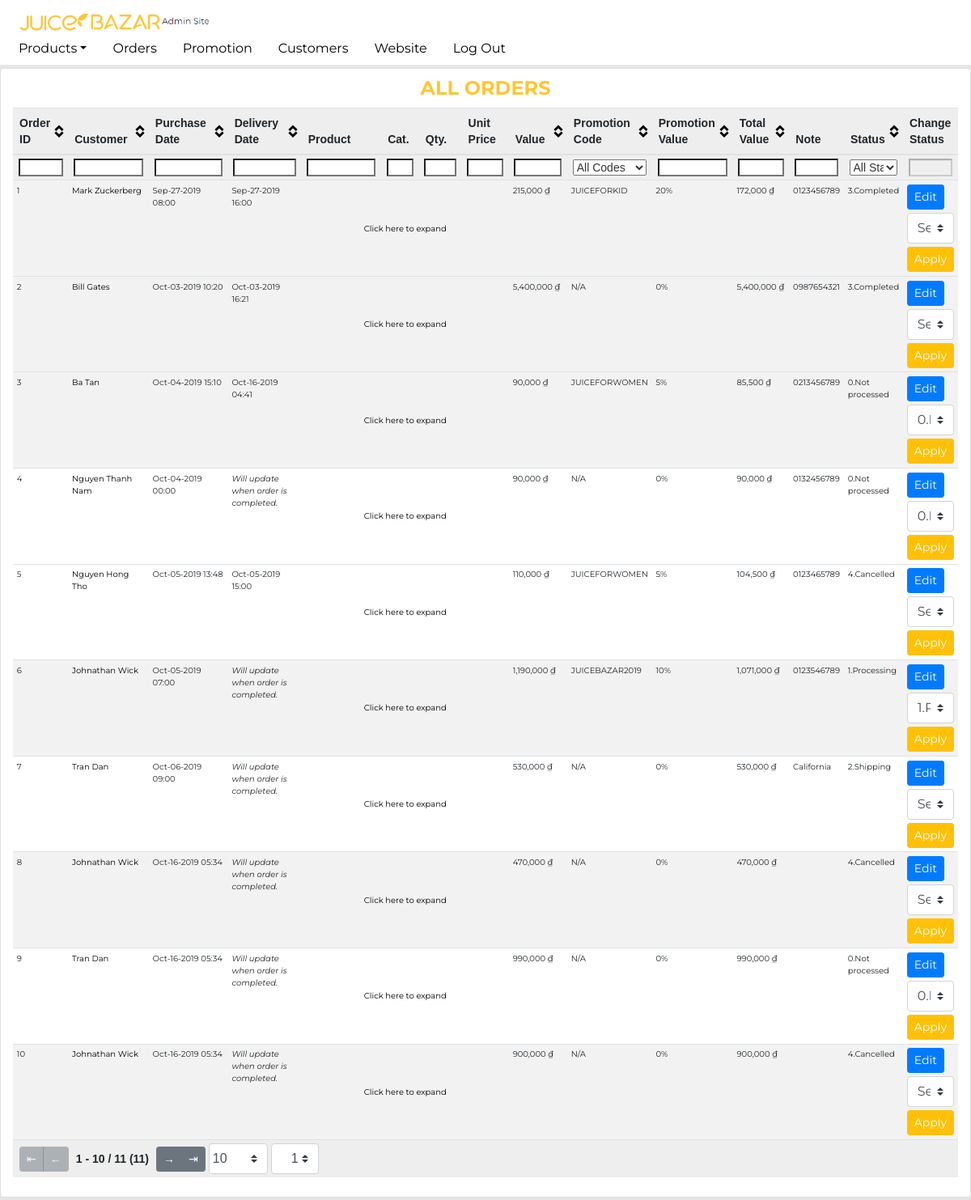
Page /admin/public/admin-orders.php (signed in) on the committed database.
### tables this page shows
CREATE TABLE `orders` (
  `OrderId` int(11) NOT NULL,
  `MemberId` int(11) NOT NULL,
  `PurchaseDate` datetime NOT NULL DEFAULT current_timestamp(),
  `DeliveryDate` datetime DEFAULT NULL,
  `PromoId` tinyint(4) DEFAULT NULL,
  `Status` tinyint(1) NOT NULL DEFAULT 0,
  `Note` text NOT NULL
);

### admin/public/admin-orders.php (called while the page is built, shortened)
<?php
if (!empty($_SESSION['admin'])) {
    include_once __DIR__ . '/../include/DatabaseConnection.php';
    include_once __DIR__ . '/../include/DatabaseFunctions.php';
    try {
        $orders = getOrders($pdo);
        include __DIR__ . '/../templates/admin-orders.html.php';
    } catch (PDOException $e) {
        $title = 'An error has occurred';
        $output = 'Database error: ' . $e->getMessage() . ' in ' .
            $e->getFile() . ':' . $e->getLine();
    }
} else {
    header('location: index.php');
}
include __DIR__ . '/../templates/layout.html.php';

### admin/include/DatabaseFunctions.php (called while the page is built, shortened)
<?php
function query($pdo, $sql, $parameters = [])
{
    $query = $pdo->prepare($sql);
    $query->execute($parameters);
    return $query;
}
function getOrders($pdo, $id = '')
{
    if ($id == '') {
        $sql = 'SELECT * FROM `orders`';
        $query = query($pdo, $sql);
        $results = $query->fetchAll();
    } else {
        $sql = 'SELECT * FROM `orders` WHERE `OrderId` = :OrderId';
        $parameters = [':OrderId' => $id];
        $query = query($pdo, $sql, $parameters);
        $results = $query->fetchAll();
    }
    $orders = [];
    foreach ($results as $result) {
        $promo = empty($result['PromoId']) ? ['PromoName' => '', 'PromoValue' => 0] : getInfoOrder($pdo, 'promotion', 'PromoId', $result['PromoId']);
        $member = getInfoOrder($pdo, 'member', 'MemberId', $result['MemberId']);
        $items = getOrderDetail($pdo, $result['OrderId']);
        $totalPrice = 0;
        foreach ($items as $item) {
            $totalPrice += ($item['Price'] * $item['Quantity']);
        }
        $orders[] = [
            'OrderId' => $result['OrderId'],
            'MemberId' => $result['MemberId'],
            'MemberName' => $member['Name'],
            'PurchaseDate' => $result['PurchaseDate'],
            'DeliveryDate' => $result['DeliveryDate'] ?? "",
            'Items' => getOrderDetail($pdo, $result['OrderId']),
            'PromoId' => $result['PromoId'],
            'PromoName' => $promo['PromoName'],
            'PromoValue' => $promo['PromoValue'],
            'TotalPrice' => $totalPrice,
            'Status' => $result['Status'],
            'Note' => $result['Note']
        ];
    }
    return $orders;
}
function getOrderDetail($pdo, $OrderId)
{
    $sql = 'SELECT p.`ProductId`, p.`Name`, pc.`Price`, od.`Quantity`, od.`CapacityId`, p.`TypeId`, t.`Type` FROM `orderdetail` od JOIN `product` p ON od.`ProductId` = p.`ProductId` JOIN `inventory` pc ON od.`ProductId` = pc.`ProductId` AND od.`CapacityId` = pc.`CapacityId` JOIN `Type` t ON t.`TypeId` = p.`TypeId` WHERE `OrderID` = :OrderId';
    $parameters = [':OrderId' => $OrderId];
    $results = query($pdo, $sql, $parameters)->fetchAll();
    return $results;
}
function getInfoOrder($pdo, $table, $primaryKey, $keyValue)
{
    $sql = 'SELECT * FROM `' . $table . '` WHERE `' . $primaryKey . '` = :keyValue';
    $parameters = [':keyValue' => $keyValue];
    $results = query($pdo, $sql, $parameters)->fetch();
    return $results;
}

### admin/templates/admin-orders.html.php (the view, shortened to what this page needs)
<div class="page-section card col-12 py-2">
    <div class="section-title pb-2">All Orders</div>
    <div class="table-wrapper">
        <table class="table table-hover table-striped table-sm tablesorter" id='orderTable'>
            <thead>
                <tr>
                    <th scope="col" style="" class="filter-exact">Order ID</th>
                    <th scope="col" style="width: 10%">Customer</th>
                    <th scope="col" style="width: 10%">Purchase Date</th>
                    <th scope="col" style="width: 10%">Delivery Date</th>
                    <th scope="col" style="width:5%" class="sorter-false">Product</th>
                    <th scope="col" style="" class="sorter-false">Cat.</th>
                    <th scope="col" style="width:5%" class="sorter-false filter-exact">Qty.</th>
                    <th scope="col" style="" class="sorter-false">Unit Price</th>
                    <th scope="col" style="width: 8%">Value</th>
                    <th scope="col" style="" class="filter-select filter-exact" data-placeholder="All Codes">Promotion Code</th>
                    <th scope="col" style="">Promotion Value</th>
                    <th scope="col" style="width: 5%">Total Value</th>
                    <th scope="col" style="" class="sorter-false">Note</th>
                    <th scope="col" style="" class="filter-select filter-exact" data-placeholder="All Status">Status</th>
                    <th scope="col" style="width:20%" class="sorter-false filter-false">Change Status</th>
                </tr>
            </thead>
            <tbody>
                <?php foreach ($orders as $order) : ?>
                    <tr>
                        <td><?= $order['OrderId'] ?></td>
                        <td><a class="admin-link" href="member-edit.php?id=<?= $order['MemberId'] ?>"><?= $order['MemberName'] ?></td>
                        <td><?= date_format(date_create($order['PurchaseDate']), 'M-d-Y H:i') ?></td>
                        <td><?php if ($order['DeliveryDate'] == '') {
                                    echo '<i>Will update when order is completed.</i>';
                                } else {
                                    echo date_format(date_create($order['DeliveryDate']), 'M-d-Y H:i');
                                } ?></td>
                        <td colspan=4 class="text-center align-middle p-0" style="width: 300px"><a href="#" class="toggle admin-link d-block h-100 py-3">
                                Click here to expand
                            </a></td>
                        <td><?= number_format($order['TotalPrice']) ?> ₫</td>
                        <td><?= empty($order['PromoName']) ?  'N/A' : $order['PromoName'] ?></td>
                        <td><?= $order['PromoValue'] * 100 ?>%</td>
                        <td><?= number_format($order['TotalPrice'] * (1 - $order['PromoValue'])) ?> ₫</td>
                        <td><?= $order['Note'] ?></td>
                        <td>
                            <?php switch ($order['Status']) {
                                    case 0:
                                        echo '0.Not processed';
                                        break;
                                    case 1:
                                        echo '1.Processing';
                                        break;
                                    case 2:
                                        echo '2.Shipping';
                                        break;
                                    case 3:
                                        echo '3.Completed';
                                        break;
                                    case 4:
                                        echo '4.Cancelled';
                                        break;
                                } ?>
                        </td>
                        <td>
                            <a class="btn btn-primary btn-sm mb-1 text-white" href="orders-edit.php?id=<?= $order['OrderId'] ?>">Edit</a>
                            <form method="POST" action="orderStatusSwitch.php">
                                <select class="custom-select" name="newStatus">
                                    <option selected>Select Status</option>
                                    <option value="0" disabled <?= $order['Status'] == 0 ? 'selected' : '' ?>>0.Processed</option>
                                    <option value="1" <?= $order['Status'] >= 1 ? 'disabled' : '' ?> <?= $order['Status'] == 1 ? 'selected' : '' ?>>1.Processing</option>
                                </select>
                                <button type="submit" class="btn btn-warning btn-sm text-white mt-1" name="OrderStatusBtn">Apply</button>
                            </form>
                        </td>
                    </tr>
                <?php endforeach; ?>
            </tbody>
            <tfoot>
                <tr>
                    <th colspan="15" class="ts-pager">
                        <div class="form-inline">
                            <div class="btn-group btn-group-sm mx-1" role="group">
                                <button type="button" class="btn btn-secondary first" title="first">⇤</button>
                                <button type="button" class="btn btn-secondary prev" title="previous">←</button>
                            </div>
                            <span class="pagedisplay"></span>
                            <div class="btn-group btn-group-sm mx-1" role="group">
                                <button type="button" class="btn btn-secondary next" title="next">→</button>
                                <button type="button" class="btn btn-secondary last" title="last">⇥</button>
                            </div>
                            <select class="form-control-sm custom-select px-1 pagesize" title="Select page size">
                                <option selected="selected" value="10">10</option>
                            </select>
                            <select class="form-control-sm custom-select px-4 mx-1 pagenum" title="Select page number"></select>
                        </div>
                    </th>
                </tr>
            </tfoot>
        </table>
    </div>
</div>

### assets/css/style.css (style rules this page uses)
body { font-family: "Montserrat", sans-serif; background-color: #e5e5e5; }
a { color: #ffc634 !important; text-decoration: none; }
.section-title { font-weight: bold; font-size: 1.5rem; line-height: 2rem; text-align: center; text-transform: uppercase; color: #ffc634; padding-bottom: 3rem; }
.table-wrapper { height: calc(100vh - 160px) !important; overflow: auto; font-size: 10px !important; }
.admin-link { color: black !important; }

### rows in the picture
orders: OrderId "1", MemberName "Mark Zuckerberg", PurchaseDate "Sep-27-2019 08:00", DeliveryDate "Sep-27-2019 16:00", TotalPrice "215,000", PromoName "JUICEFORKID", PromoValue "20", PromoValue "172,000", Note "0123456789", Status "3.Completed"
orders: OrderId "2", MemberName "Bill Gates", PurchaseDate "Oct-03-2019 10:20", DeliveryDate "Oct-03-2019 16:21", TotalPrice "5,400,000", shows "N/A", PromoValue "0", PromoValue "5,400,000", Note "0987654321", Status "3.Completed"
orders: OrderId "3", MemberName "Ba Tan", PurchaseDate "Oct-04-2019 15:10", DeliveryDate "Oct-16-2019 04:41", TotalPrice "90,000", PromoName "JUICEFORWOMEN", PromoValue "5", PromoValue "85,500", Note "0213456789", shows "0.Not processed", newStatus "0.Processed"
orders: OrderId "4", MemberName "Nguyen Thanh Nam", PurchaseDate "Oct-04-2019 00:00", shows "Will update when order is completed.", TotalPrice "90,000", shows "N/A", $order['PromoValue']*100 "0", $order['TotalPrice']*(1-$order['PromoValue']) "90,000", Note "0132456789", shows "0.Not processed", newStatus "0.Processed"
orders: OrderId "5", MemberName "Nguyen Hong Tho", PurchaseDate "Oct-05-2019 13:48", DeliveryDate "Oct-05-2019 15:00", TotalPrice "110,000", PromoName "JUICEFORWOMEN", PromoValue "5", PromoValue "104,500", Note "0123465789", Status "4.Cancelled"
orders: OrderId "6", MemberName "Johnathan Wick", PurchaseDate "Oct-05-2019 07:00", shows "Will update when order is completed.", TotalPrice "1,190,000", PromoName "JUICEBAZAR2019", PromoValue "10", PromoValue "1,071,000", Note "0123546789", shows "1.Processing", newStatus "1.Processing"
orders: OrderId "7", MemberName "Tran Dan", PurchaseDate "Oct-06-2019 09:00", shows "Will update when order is completed.", TotalPrice "530,000", shows "N/A", PromoValue "0", PromoValue "530,000", Note "California", Status "2.Shipping"
orders: OrderId "10", MemberName "Johnathan Wick", PurchaseDate "Oct-16-2019 05:34", shows "Will update when order is completed.", TotalPrice "900,000", shows "N/A", PromoValue "0", PromoValue "900,000", Status "4.Cancelled"

### other values in the picture
$order['OrderId'] "8"
$order['MemberName'] "Johnathan Wick"
date_format(date_create($order['PurchaseDate']), 'M-d-Y H:i') "Oct-16-2019 05:34"
$order['TotalPrice'] "470,000"
$order['PromoValue'] * 100 "0"
$order['TotalPrice'] * (1 - $order['PromoValue']) "470,000"
$order['OrderId'] "9"
$order['MemberName'] "Tran Dan"
$order['TotalPrice'] "990,000"
$order['TotalPrice'] * (1 - $order['PromoValue']) "990,000"
